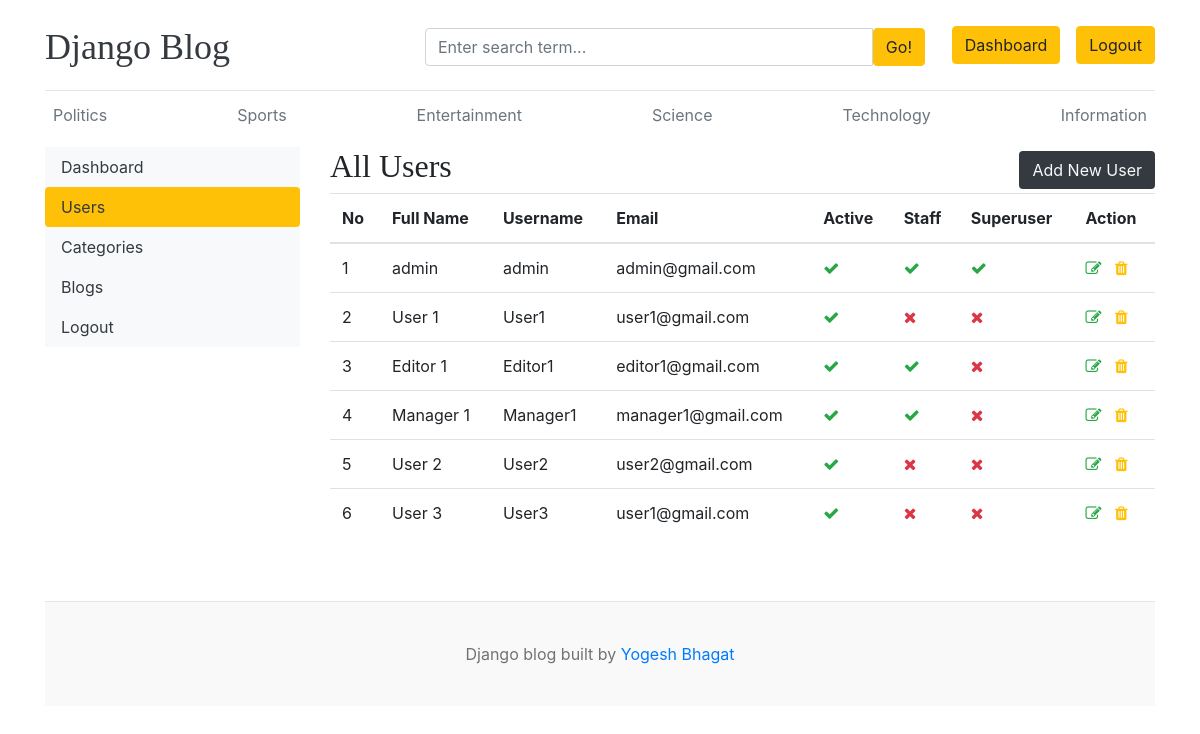
The page /dashboard/users/ (signed in) on the database its author committed.
### blogs/models.py (models this page shows, shortened)
class Category(models.Model):
    category_name = models.CharField(max_length=50)
    created_at = models.DateTimeField(auto_now_add=True)
    updated_at = models.DateTimeField(auto_now = True)
    class Meta:
        verbose_name_plural = 'Categories'

### dashboards/views.py (the view)
        def wrapper(request, *args, **kwargs):
            if request.user.has_perm(permission):
                return view_func(request, *args, **kwargs)
            else:
                return redirect('home')

### blogs/context_processors.py (called while the page is built)
def get_categories(request):
    categories = Category.objects.all()
    return dict(categories=categories)

def get_social_links(request):
    social_links = SocialLink.objects.all()
    return dict(social_links=social_links)

### dashboards/views.py (called while the page is built)
def permission_required(permission):
    def decorator(view_func):
        def wrapper(request, *args, **kwargs):
            if request.user.has_perm(permission):
                return view_func(request, *args, **kwargs)
            else:
                return redirect('home')
        return wrapper
    return decorator

@permission_required('auth.view_user')
def users(request):
    users = User.objects.all()
    context = {
        'users' : users,
    }
    return render(request, 'dashboard/users.html', context)

### templates/dashboard/users.html (shortened to what this page needs)
{% extends 'base.html' %}
{% block content %}
<div class="row">
    {% include 'dashboard/sidebar.html' %}
    <div class="col-md-9">
        <div class="row">
            <div class="col">
            {% if perms.auth.add_user %}
                <div class="header-container">
                    <h2>All Users</h2>
                    <a href="{% url 'add_user' %}" class="btn bg-dark text-light">Add New User</a>
                </div>
                <table class="table table-hover">
                    <thead>
                      <tr>
                        <th>No</th>
                        <th>Full Name</th>
                        <th>Username</th>
                        <th>Email</th>
                        <th>Active</th>
                        <th>Staff</th>
                        <th>Superuser</th>
                        <th>Action</th>
                      </tr>
                    </thead>
                    <tbody>
                    {% for user in users %}
                      <tr>
                        <td>{{forloop.counter}}</th>
                        <td>{{user.first_name}} {{user.last_name}}</td>
                        <td>{{user.username}}</td>
                        <td>{{user.email}}</td>
                        <td> {% if user.is_active %}<i class="fa fa-check text-success"></i>{% else %}<i class="fa fa-times text-danger"></i>{% endif %} </td>
                        <td> {% if user.is_staff %}<i class="fa fa-check text-success"></i>{% else %}<i class="fa fa-times text-danger"></i>{% endif %} </td>
                        <td> {% if user.is_superuser %}<i class="fa fa-check text-success"></i>{% else %}<i class="fa fa-times text-danger"></i>{% endif %} </td>
                        <td>
                            <a href="{% url 'edit_user' user.id %}"><i class="fa fa-edit text-success"></i></a>
                            <a href="{% url 'delete_user' user.id %}"><i class="fa fa-trash text-warning"></i></a>
                        </td>
                      </tr>
                    {% endfor %}
                    </tbody>
                </table>
            {% else %}
            <h5>Permission Denied</h5>
            {% endif %}
            </div>
        </div>
    </div>
</div>
{% endblock %}

### templates/base.html (shortened to what this page needs)
{% load static %}
<!DOCTYPE html>
<html lang="en">
<head>
    <link href="https://getbootstrap.com/docs/4.0/dist/css/bootstrap.min.css" rel="stylesheet">
    <link rel="stylesheet" href="https://cdnjs.cloudflare.com/ajax/libs/font-awesome/4.7.0/css/font-awesome.min.css">
    <link href="{% static 'css/blog.css' %}" rel="stylesheet">
  </head>
<body>
    <div class="container">
      <header class="blog-header py-3">
        <div class="row flex-nowrap justify-content-between align-items-center">
          <div class="col-4 pt-1">
            <a class="blog-header-logo text-dark" href="/">Django Blog</a>
          </div>
          <div class="col-4 pt-1">
            <form action="{% url 'search' %}" method="GET">
              <div class="input-group">
                <input class="form-control" type="text" name="keyword" value="{{keyword}}" placeholder="Enter search term..." aria-label="Enter search term..." aria-describedby="button-search" />
                <button type="submit" class="btn btn-warning" id="button-search" type="button">Go!</button>
            </div>
            </form>
          </div>
          <div class="col-4 d-flex justify-content-end align-items-center">
            {% if not user.is_authenticated %}
            <a class="btn btn-sm btn-warning" href="{% url 'login' %}">Login</a> &nbsp;
            <a class="btn btn-sm btn-outline-secondary" href="{% url 'register' %}">Register</a>
            {% else %}
            {% if perms.blogs.change_blog %}
            <a href="{% url 'dashboard' %}" class="btn btn-warning">Dashboard</a>
            {% endif %}
            <a href="{% url 'logout' %}" class="btn btn-warning">Logout</a>
            {% endif %}
          </div>
        </div>
      </header>
      <div class="nav-scroller py-1 mb-2">
        <nav class="nav d-flex justify-content-between">
          {% for category in categories %}
          <a class="p-2 text-muted" href="{%url 'blogs_by_category' category.id%}">{{category.category_name}}</a>
          {% endfor %}
        </nav>
      </div>
{% block content %}
{% endblock %}
<br><br>
<footer class="blog-footer">
  <p>Django blog built  by <a href="#">Yogesh Bhagat</a></p>
</footer>
</body>
</html>

### blog_main/static/css/blog.css (style rules this page uses)
.blog-header { border-bottom: 1px solid #e5e5e5; }
.blog-header-logo { font-family: "Playfair Display", Georgia, "Times New Roman", serif; font-size: 2.25rem; }
h1, h2, h3, h4, h5, h6 { font-family: "Playfair Display", Georgia, "Times New Roman", serif; }
.blog-footer { padding: 2.5rem 0; color: #727272; text-align: center; background-color: #f9f9f9; border-top: .05rem solid #e5e5e5; }
.blog-footer p:last-child { margin-bottom: 0; }

### templates/base.html (style rules this page uses)
@media (min-width: 768px) { form { width: 500px; } }

### templates/dashboard/users.html (style rules this page uses)
.header-container { display: flex; justify-content: space-between; align-items: center; }

### rows shown on the page
Category: category_name "Politics"
Category: category_name "Sports"
Category: category_name "Entertainment"
Category: category_name "Science"
Category: category_name "Technology"
Category: category_name "Information"

### other values the page prints
{{ user.first_name }} "admin"
{{ user.username }} "admin"
{{ user.email }} "admin@gmail.com"
{{ user.first_name }} "User"
{{ user.last_name }} "1"
{{ user.username }} "User1"
{{ user.email }} "user1@gmail.com"
{{ user.first_name }} "Editor"
{{ user.username }} "Editor1"
{{ user.email }} "editor1@gmail.com"
{{ user.first_name }} "Manager"
{{ user.username }} "Manager1"
{{ user.email }} "manager1@gmail.com"
{{ user.last_name }} "2"
{{ user.username }} "User2"
